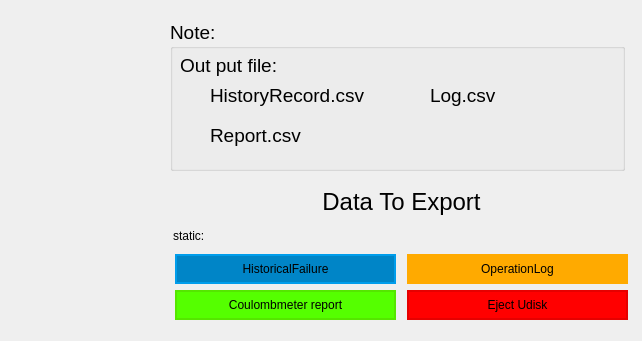
         <widget class="QWidget" name="ExportData_page">
          <attribute name="title">
           <string>Export Data</string>
          </attribute>
          <widget class="QWidget" name="verticalLayoutWidget_14">
           <property name="geometry">
            <rect>
             <x>170</x>
             <y>10</y>
             <width>463</width>
             <height>322</height>
            </rect>
           </property>
           <layout class="QVBoxLayout" name="verticalLayout_32" stretch="1,1">
            <item>
             <widget class="QGroupBox" name="groupBox_5">
              <property name="minimumSize">
               <size>
                <width>455</width>
                <height>151</height>
               </size>
              </property>
              <property name="maximumSize">
               <size>
                <width>455</width>
                <height>151</height>
               </size>
              </property>
              <property name="font">
               <font>
                <pointsize>14</pointsize>
               </font>
              </property>
              <property name="title">
               <string>Note:</string>
              </property>
              <widget class="QLabel" name="label_27">
               <property name="geometry">
                <rect>
                 <x>10</x>
                 <y>30</y>
                 <width>201</width>
                 <height>31</height>
                </rect>
               </property>
               <property name="text">
                <string>Out put file:</string>
               </property>
              </widget>
              <widget class="QLabel" name="label_28">
               <property name="geometry">
                <rect>
                 <x>40</x>
                 <y>60</y>
                 <width>181</width>
                 <height>31</height>
                </rect>
               </property>
               <property name="text">
                <string>HistoryRecord.csv</string>
               </property>
              </widget>
              <widget class="QLabel" name="label_26">
               <property name="geometry">
                <rect>
                 <x>260</x>
                 <y>60</y>
                 <width>121</width>
                 <height>31</height>
                </rect>
               </property>
               <property name="text">
                <string>Log.csv</string>
               </property>
              </widget>
              <widget class="QLabel" name="label_35">
               <property name="geometry">
                <rect>
                 <x>40</x>
                 <y>100</y>
                 <width>121</width>
                 <height>31</height>
                </rect>
               </property>
               <property name="text">
                <string>Report.csv</string>
               </property>
              </widget>
             </widget>
            </item>
            <item>
             <layout class="QVBoxLayout" name="verticalLayout_3" stretch="1,4">
              <item>
               <layout class="QHBoxLayout" name="horizontalLayout_9">
                <item>
                 <spacer name="horizontalSpacer_4">
                  <property name="orientation">
                   <enum>Qt::Horizontal</enum>
                  </property>
                  <property name="sizeHint" stdset="0">
                   <size>
                    <width>40</width>
                    <height>20</height>
                   </size>
                  </property>
                 </spacer>
                </item>
                <item>
                 <widget class="QLabel" name="label_13">
                  <property name="minimumSize">
                   <size>
                    <width>217</width>
                    <height>30</height>
                   </size>
                  </property>
                  <property name="maximumSize">
                   <size>
                    <width>217</width>
                    <height>30</height>
                   </size>
                  </property>
                  <property name="font">
                   <font>
                    <pointsize>18</pointsize>
                   </font>
                  </property>
                  <property name="text">
                   <string>Data To Export</string>
                  </property>
                  <property name="alignment">
                   <set>Qt::AlignCenter</set>
                  </property>
                 </widget>
                </item>
                <item>
                 <spacer name="horizontalSpacer_6">
                  <property name="orientation">
                   <enum>Qt::Horizontal</enum>
                  </property>
                  <property name="sizeHint" stdset="0">
                   <size>
                    <width>40</width>
                    <height>20</height>
                   </size>
                  </property>
                 </spacer>
                </item>
               </layout>
              </item>
              <item>
               <layout class="QVBoxLayout" name="verticalLayout_4">
                <item>
                 <layout class="QHBoxLayout" name="horizontalLayout_4" stretch="1,2">
                  <item>
                   <widget class="QLabel" name="label_14">
                    <property name="minimumSize">
                     <size>
                      <width>147</width>
                      <height>25</height>
                     </size>
                    </property>
                    <property name="maximumSize">
                     <size>
                      <width>147</width>
                      <height>25</height>
                     </size>
                    </property>
                    <property name="text">
                     <string>static:</string>
                    </property>
                   </widget>
                  </item>
                  <item>
                   <widget class="QLabel" name="label_usb">
                    <property name="minimumSize">
                     <size>
                      <width>299</width>
                      <height>25</height>
                     </size>
                    </property>
                    <property name="maximumSize">
                     <size>
                      <width>299</width>
                      <height>25</height>
                     </size>
                    </property>
                    <property name="text">
                     <string/>
                    </property>
                   </widget>
                  </item>
                 </layout>
                </item>
                <item>
                 <layout class="QHBoxLayout" name="horizontalLayout_26">
                  <item>
                   <widget class="QPushButton" name="OutPut_historyFailuer">
                    <property name="minimumSize">
                     <size>
                      <width>221</width>
                      <height>30</height>
                     </size>
                    </property>
                    <property name="maximumSize">
                     <size>
                      <width>221</width>
                      <height>30</height>
                     </size>
                    </property>
                    <property name="styleSheet">
                     <string notr="true">background-color: rgb(255, 255, 255);
background-color: rgb(0, 133, 199);
border-width: 2px;
border-style: solid;
border-color: rgb(0, 157, 235);</string>
                    </property>
                    <property name="text">
                     <string>HistoricalFailure</string>
                    </property>
                   </widget>
                  </item>
                  <item>
                   <widget class="QPushButton" name="Output_OperationLog">
                    <property name="minimumSize">
                     <size>
                      <width>221</width>
                      <height>30</height>
                     </size>
                    </property>
                    <property name="maximumSize">
                     <size>
                      <width>221</width>
                      <height>30</height>
                     </size>
                    </property>
                    <property name="styleSheet">
                     <string notr="true">background-color: rgb(255, 255, 255);
background-color: rgb(255, 170, 0);
border-width: 2px;
border-style: solid;
border-color: rgb(255, 170, 0);</string>
                    </property>
                    <property name="text">
                     <string>OperationLog</string>
                    </property>
                   </widget>
                  </item>
                 </layout>
                </item>
                <item>
                 <layout class="QHBoxLayout" name="horizontalLayout_155">
                  <item>
                   <widget class="QPushButton" name="CoulombmeterReport_btn">
                    <property name="minimumSize">
                     <size>
                      <width>221</width>
                      <height>30</height>
                     </size>
                    </property>
                    <property name="maximumSize">
                     <size>
                      <width>221</width>
                      <height>30</height>
                     </size>
                    </property>
                    <property name="styleSheet">
                     <string notr="true">border-width: 2px;
border-style: solid;
border-color: rgb(85, 230, 0);
background-color: rgb(85, 255, 0);</string>
                    </property>
                    <property name="text">
                     <string>Coulombmeter report</string>
                    </property>
                   </widget>
                  </item>
                  <item>
                   <widget class="QPushButton" name="Eject_btn">
                    <property name="minimumSize">
                     <size>
                      <width>221</width>
                      <height>30</height>
                     </size>
                    </property>
                    <property name="maximumSize">
                     <size>
                      <width>221</width>
                      <height>30</height>
                     </size>
                    </property>
                    <property name="styleSheet">
                     <string notr="true">background-color: rgb(255, 0, 0);
border-width: 2px;
border-style: solid;
border-color: rgb(230, 0, 0);
background-color: rgb(255, 0, 0);</string>
                    </property>
                    <property name="text">
                     <string>Eject Udisk</string>
                    </property>
                   </widget>
                  </item>
                 </layout>
                </item>
               </layout>
              </item>
             </layout>
            </item>
           </layout>
          </widget>
         </widget>
